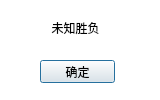
<?xml version="1.0" encoding="UTF-8"?>
<ui version="4.0">
 <class>ResignDlg</class>
 <widget class="QDialog" name="ResignDlg">
  <property name="geometry">
   <rect>
    <x>0</x>
    <y>0</y>
    <width>160</width>
    <height>100</height>
   </rect>
  </property>
  <property name="windowTitle">
   <string>结果</string>
  </property>
  <property name="styleSheet">
   <string notr="true">QDialog{
	background-color: rgb(255, 255, 255);
}</string>
  </property>
  <widget class="QLabel" name="label">
   <property name="geometry">
    <rect>
     <x>40</x>
     <y>20</y>
     <width>71</width>
     <height>16</height>
    </rect>
   </property>
   <property name="font">
    <font>
     <family>微软雅黑</family>
    </font>
   </property>
   <property name="text">
    <string>未知胜负</string>
   </property>
   <property name="alignment">
    <set>Qt::AlignCenter</set>
   </property>
  </widget>
  <widget class="QPushButton" name="pushButton">
   <property name="geometry">
    <rect>
     <x>40</x>
     <y>60</y>
     <width>75</width>
     <height>23</height>
    </rect>
   </property>
   <property name="font">
    <font>
     <family>微软雅黑</family>
    </font>
   </property>
   <property name="text">
    <string>确定</string>
   </property>
  </widget>
 </widget>
 <resources/>
 <connections>
  <connection>
   <sender>pushButton</sender>
   <signal>clicked()</signal>
   <receiver>ResignDlg</receiver>
   <slot>close()</slot>
   <hints>
    <hint type="sourcelabel">
     <x>143</x>
     <y>163</y>
    </hint>
    <hint type="destinationlabel">
     <x>330</x>
     <y>160</y>
    </hint>
   </hints>
  </connection>
 </connections>
</ui>
